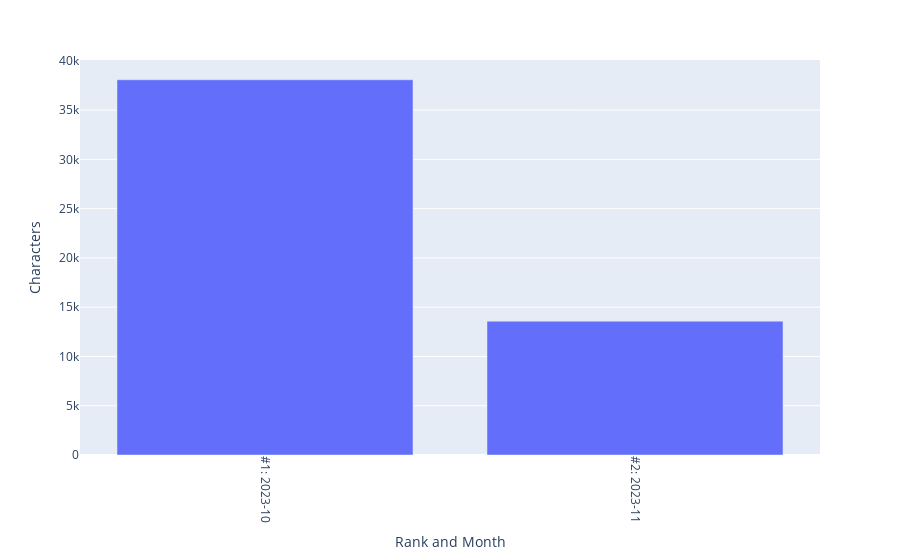

Notebook source saved alongside this figure:
### Code cell
fig_top_months_by_characters = px.bar(df_top_months_by_characters, 
x = 'Rank and Month', y = 'Characters')
fig_top_months_by_characters.update_xaxes(tickangle = 90)
fig_top_months_by_characters.write_html(
    'Analyses/top_months_by_characters.html')
fig_top_months_by_characters.write_image(
    'Analyses/top_months_by_characters.png', 
    width = 1920, height = 1080, engine = 'kaleido', scale = 2)
fig_top_months_by_characters

### Figure 1 — Plotly figure (JSON) as saved in the notebook; plotly's stock layout.template omitted (floating-point values rounded to 4 significant figures)
{"data": [{"alignmentgroup": "True", "hovertemplate": "Rank and Month=%{x}<br>Characters=%{y}<extra></extra>", "legendgroup": "", "marker": {"color": "#636efa", "pattern": {"shape": ""}}, "name": "", "offsetgroup": "", "orientation": "v", "showlegend": false, "textposition": "auto", "type": "bar", "x": ["#1: 2023-10", "#2: 2023-11"], "xaxis": "x", "y": [38076, 13580], "yaxis": "y"}], "layout": {"barmode": "relative", "legend": {"tracegroupgap": 0}, "margin": {"t": 60}, "xaxis": {"anchor": "y", "domain": [0, 1], "tickangle": 90, "title": {"text": "Rank and Month"}}, "yaxis": {"anchor": "x", "domain": [0, 1], "title": {"text": "Characters"}}}}
